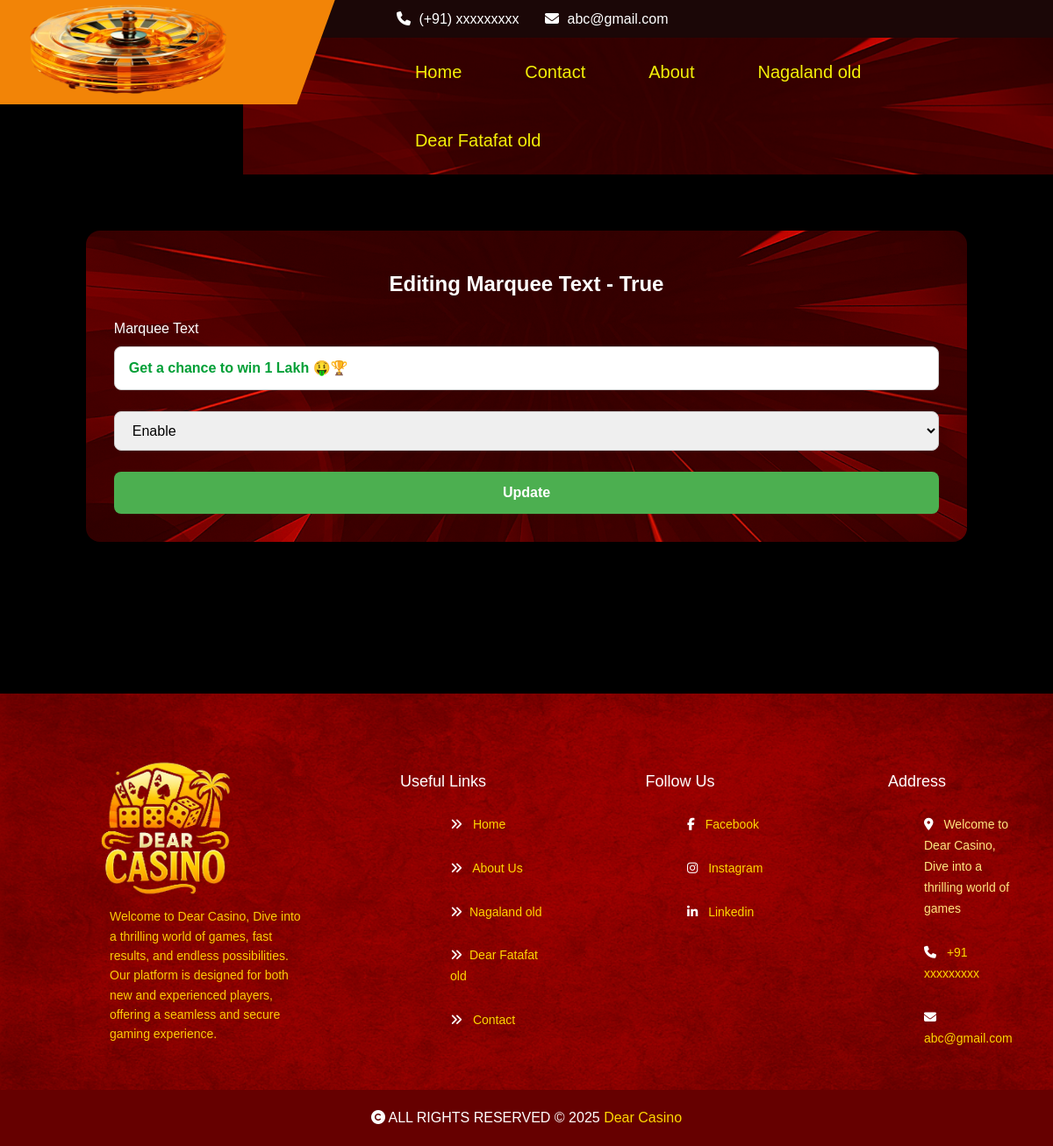
The app's page /update/marquee/3 (signed in), older data.
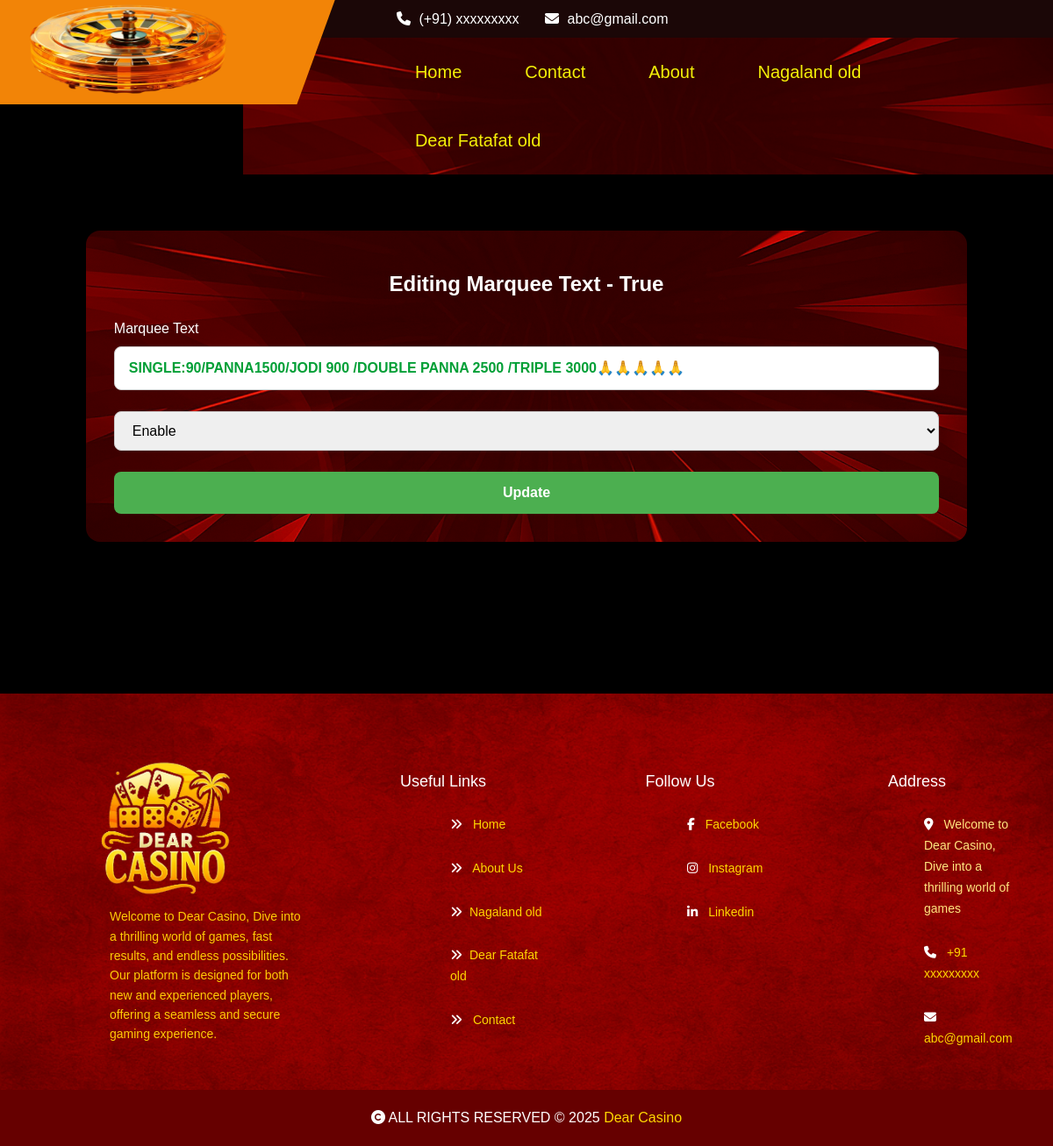
The same page, newer data.
### app.py (models this page shows, shortened)
class MarqueeText(db.Model):
    __tablename__ = "marquee_text"
    id = db.Column(db.Integer, primary_key=True)
    content = db.Column(db.String(500), nullable=False, default="Welcome to our site!")
    is_active = db.Column(db.Boolean, default=True)
    scroll_speed = db.Column(db.Integer, default=6)  # HTML marquee scrollamount value
    created_at = db.Column(db.DateTime, default=datetime.now(timezone("Asia/Kolkata")))
    updated_at = db.Column(db.DateTime, default=datetime.now(timezone("Asia/Kolkata")), onupdate=datetime.now(timezone("Asia/Kolkata")))

### app.py (the view, shortened to what this page needs)
@app.route('/update/marquee/<int:id>', methods=['GET', 'POST'])
def update_marquee(id):
    if 'admin' in session:
        marquee_to_update = MarqueeText.query.filter(MarqueeText.id == id).first()
        return render_template('update_marquee.html', title="Edit Marquee", marquee_to_update=marquee_to_update, status=marquee_to_update.is_active)
    return redirect(url_for('admin_auth'))

### app.py (called while the page is built)
@app.context_processor
def inject_globals():
    return dict(global_array=global_array)

### templates/update_marquee.html (shortened to what this page needs)
{% extends 'layout.html' %}
{% block body %}
<div class="container my-5" style="min-height: 60vh;">
  <form class="card-form" action="/update/marquee/{{marquee_to_update.id}}" method="POST">
    <h2>Editing Marquee Text - {{ status }}</h2>
    <label for="marquee_text">Marquee Text</label>
<input
  type="text"
  name="marquee_text"
  id="marquee_text"
  value="{{ marquee_to_update.content }}"
  required
  class="{% if status %}input-green{% else %}input-red{% endif %}"
/>
    <select name="marquee_status" id="marquee_status" required>
      <option value="Enable" {% if status == True %} selected {% endif %}>Enable</option>
    </select>
    <button type="submit">Update</button>
  </form>
</div>
{% endblock body %}

Row changes from the older to the newer data that the page shows:
changed MarqueeText: marquee_text "Get a chance to win 1 Lakh 🤑🏆" → "SINGLE:90/PANNA1500/JODI 900 /DOUBLE PANNA 2500 /TRIPLE 3000🙏🙏🙏🙏🙏"
